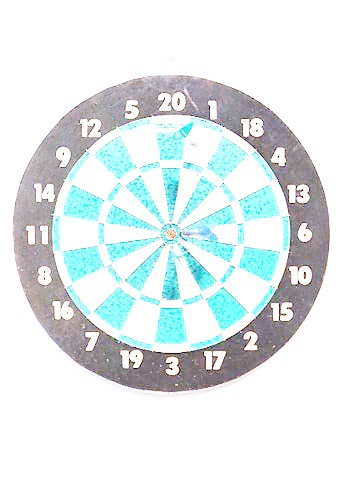
#> input picture Histogram/Images/ov.jpg, 352 x 480 px
$ python danish_histogram.py Images/ov.jpg
#> lines starting #> are read from the running program, lines starting #| are printed output that depends on the picture
#> further down, image is the input picture: shape (480, 352, 3); mean B, G, R 234.6, 233.8, 225
import cv2
import numpy as np
from matplotlib import pyplot as plt
import sys, os

def calcHist(image):
    row, col, garbage = image.shape
#> row = 480; col = 352; garbage = 3
    gray_image = np.zeros([row,col])
    scale = np.arange(0,256)
    red = np.zeros(256)
    green = np.zeros(256)
    blue = np.zeros(256)
    gray = np.zeros(256)

# Grayscale conversion
    for i in range (row):
        for j in range(col):
            gray_image[i,j] = image[i,j,0]*0.07 + image[i,j,2]*0.21 + image[i,j,1]*0.72
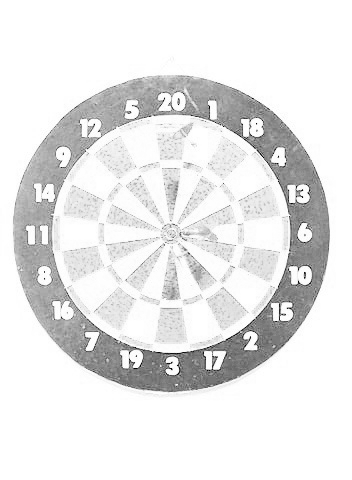
#> gray_image: shape (480, 352) float64; min 0.63, max 255, mean 232

    for i in range (row):
       for j in range(col):
           red[image[i,j,2]] = red[image[i,j,2]] + 1
           green[image[i,j,1]] = green[image[i,j,1]] + 1
           blue[image[i,j,0]] = blue[image[i,j,0]] + 1
           gray[int(gray_image[i,j])] = gray[int(gray_image[i,j])] + 1
#> after the loop, blue = 256 values, max 101620 at index 255, min 1 at index 13, mean 660; gray = 256 values, max 84708 at index 255, min 0 at index 13, mean 660; green = 256 values, max 100498 at index 255, min 0 at index 1, mean 660; red = 256 values, max 94830 at index 255, min 0 at index 4, mean 660

    #Display all colors of the Histogram
    plt.bar(scale,red,color="red")
    plt.bar(scale,gray,color="gray")
    plt.bar(scale,green,color="green")
    plt.bar(scale,blue,color="blue")
    plt.title("Histogram")
    plt.figure(1)
    #Output results to a file and save
    plt.savefig('./Output/overexposed_color_histogram.png')
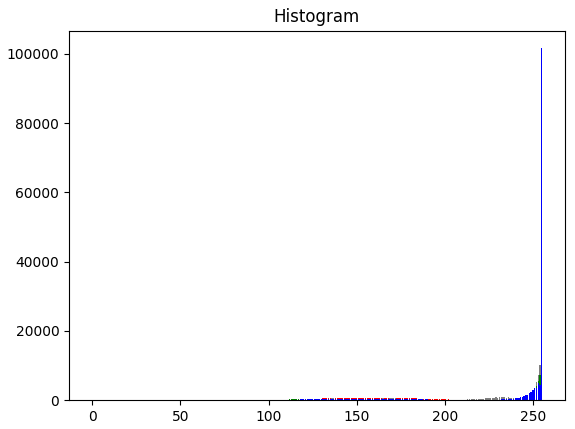
#> figure drawn by matplotlib, 1 panel; tallest bar 94830 high, from x = 254.6 to 255.4; tallest bar 84708 high, from x = 254.6 to 255.4; tallest bar 100498 high, from x = 254.6 to 255.4
    plt.show()

arg = sys.argv[1]
image = cv2.imread(arg)
calcHist(image)

# [4 lines of commented-out code are left out]
